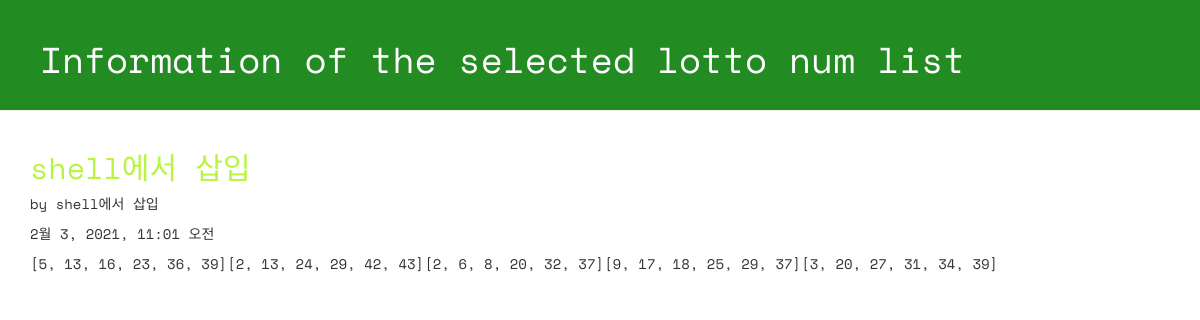
Page /lotto/2/detail/ on the committed database.
### lotto/models.py (models this page shows, shortened)
class GuessNumbers(models.Model):
    name = models.CharField(max_length=24) #로또 번호 리스트 이름
    text = models.CharField(max_length=255)
    lottos = models.CharField(max_length=255, default='[1, 2, 3, 4, 5, 6]')
    num_lotto = models.IntegerField(default=5)
    update_date = models.DateTimeField()

### lotto/views.py (the view)
# urls.py: path('lotto/<int:lottokey>/detail/', views.detail, name='detail'),
def detail(request, lottokey):
    lotto = GuessNumbers.objects.get(pk=lottokey)
    return render(request, 'lotto/detail.html',{'lotto':lotto})

### lotto/templates/lotto/detail.html (shortened to what this page needs)
<!DOCTYPE html>
{% load staticfiles %}
<html lang="ko">
<head>
 <link rel="stylesheet" href="//maxcdn.bootstrapcdn.com/bootstrap/3.2.0/css/bootstrap.min.css">
 <link rel="stylesheet" href="//maxcdn.bootstrapcdn.com/bootstrap/3.2.0/css/bootstrap-theme.min.css">
 <link rel="stylesheet" href="{% static 'css/lotto.css'%}">
</head>
<body>
 <div class="page-header">
 <h1>Information of the selected lotto num list</h1>
 </div>
 <div class="container lotto">
   <h2>{{ lotto.text }}</h2>
   <p> by {{ lotto.name }}</p>
   <p> {{ lotto.update_date }}</p>
   <p> {{ lotto.lottos | linebreaksbr }}</p>
 </div>
</body>
</html>

### lotto/static/css/lotto.css (style rules this page uses)
.page-header { background-color: forestgreen; margin-top: 0; padding: 20px 20px 20px 40px; font-family: 'Space Mono', monospace; }
.page-header h1 { color: #FFFFFF; }
.container { font-family: 'Space Mono', monospace; }
.container h2 { color: #B9F442; }

### rows in the picture
GuessNumbers: text "shell에서 삽입", name "shell에서 삽입", update_date "2월 3, 2021, 11:01 오전", lottos "[5, 13, 16, 23, 36, 39][2, 13, 24, 29, 42, 43][2, 6, 8, 20, 32, 37][9, 17, 18, 25, 29, 37][3, 20, 27, 31, 34, 39]"
